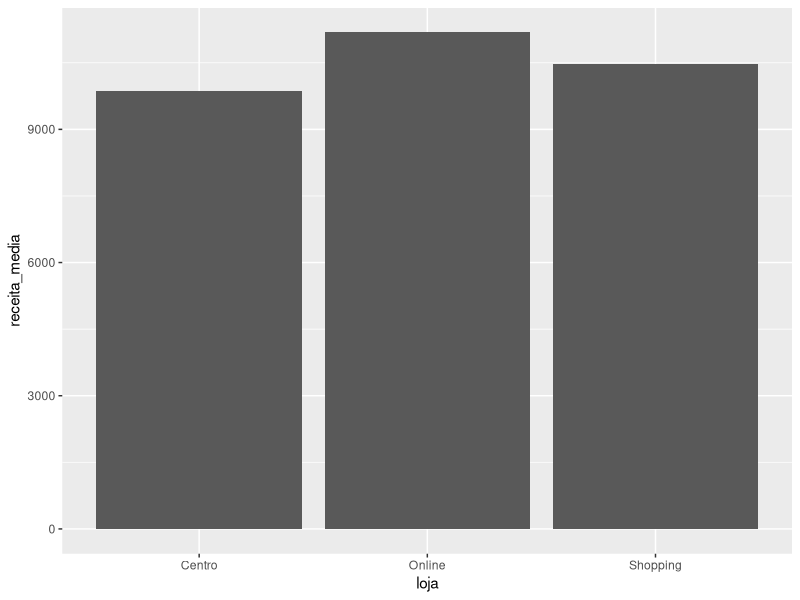
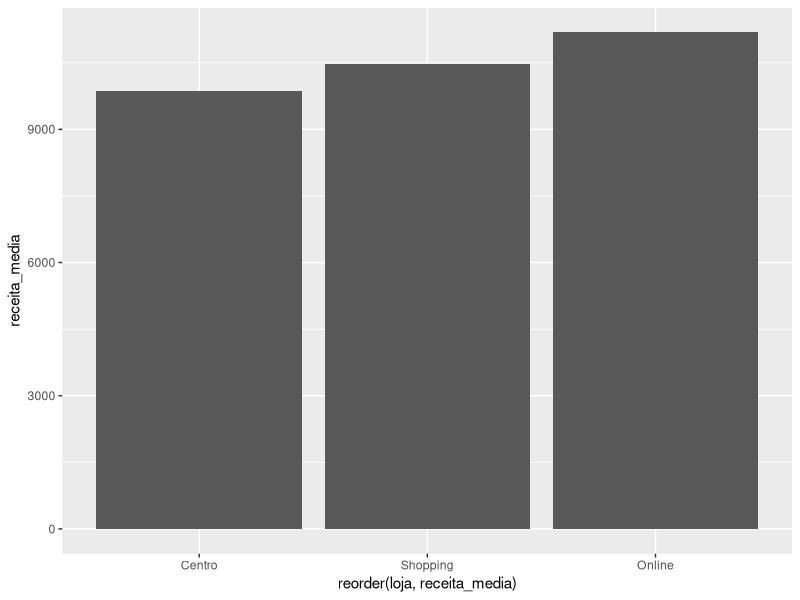
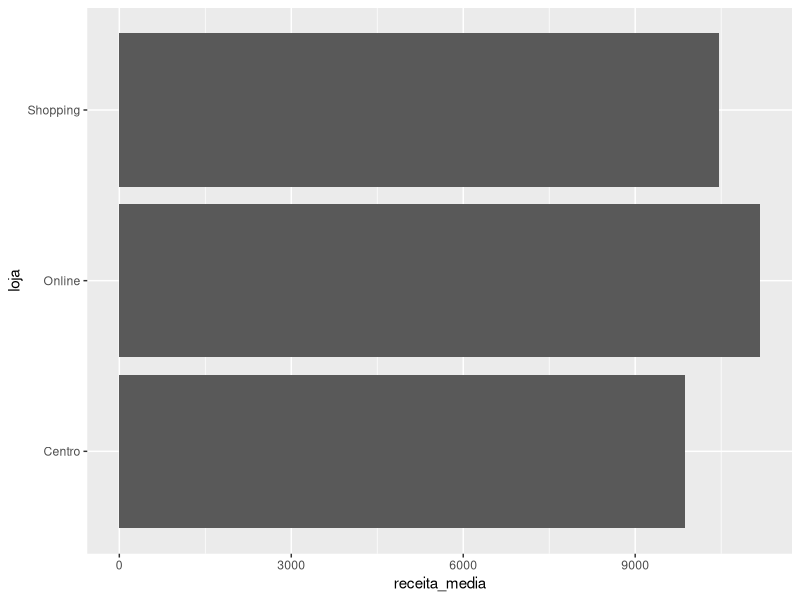
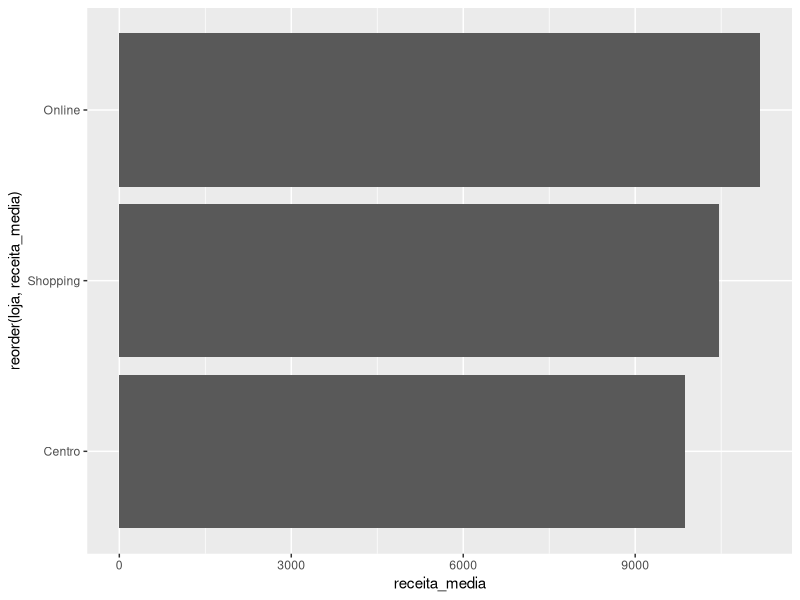
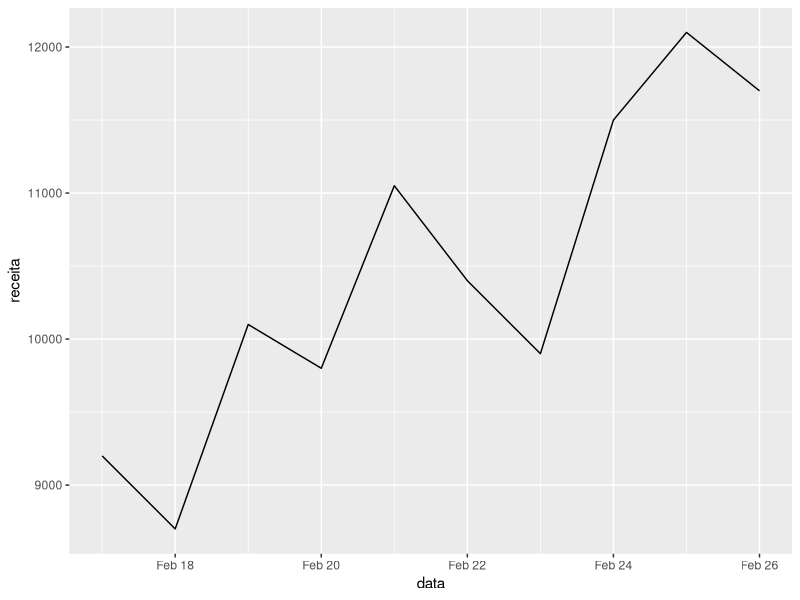
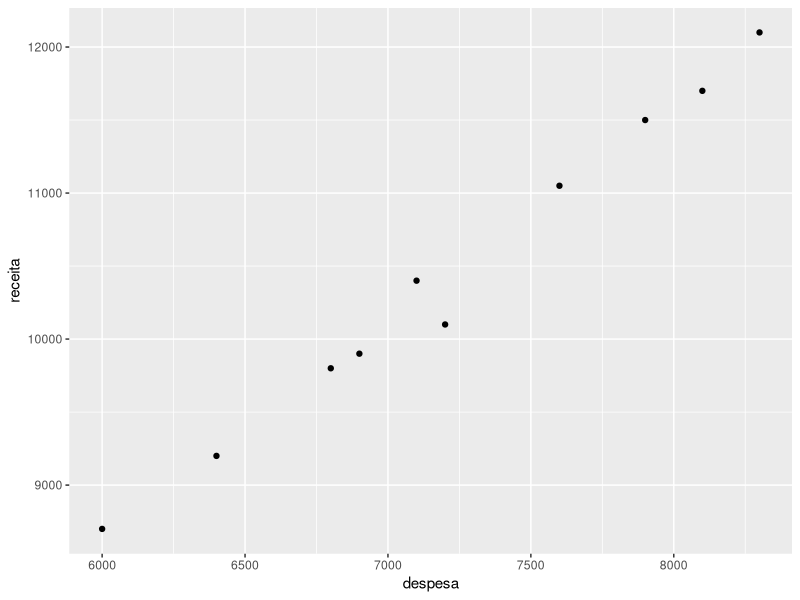
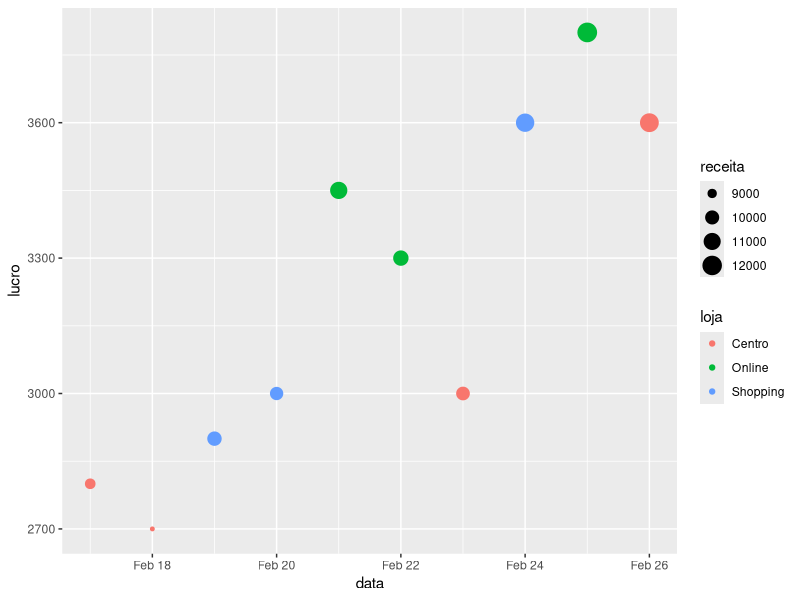
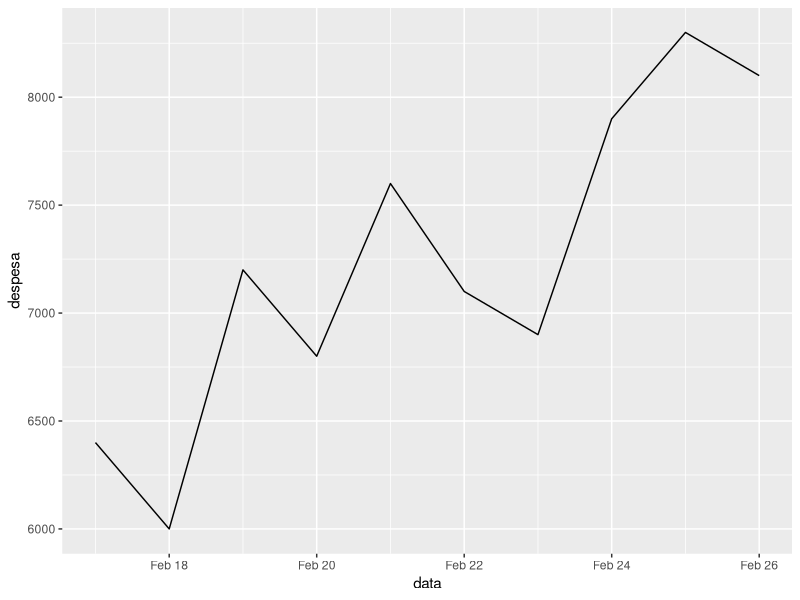

Reproduce these figures in R, in order.
# ============================================================
# DOCUMENTACAO DO SCRIPT
# ============================================================
# Arquivo: 01_introducao.R
# Autor(a): <Lívia Couto Arantes>
# Data: <24/03/2026>
# Objetivo: entender os fundamentos da linguagem R


# ATALHO PARA CRIAR SEÇÕS DE CÓDIGO: CTRL + SHIFT + R


# Configuracoes globais ---------------------------------------------------


# Ajusta localidade para portugues (datas, mensagens e formatos)
Sys.setlocale("LC_ALL", "pt_BR.UTF-8")


# R como uma grande calculadora -------------------------------------------


# Carrega o pacote se ele tiver sido instalado
library(tidyverse)


# Operacoes aritmeticas basicas

## adicao
15 + 7

## subtracao
20 - 6

## multiplicacao
8 * 9

## divisao
84 / 7

## potenciacao
2^5

# Predencia de operacoes matemáticas
# parenteses primeiro, depois potenciacao, multiplicacao e divisao,
# e por ultimo adicao e subtracao

# parentese primeiro
(15 + 7) * 2
84 / (7 + 5)

# ---------------------------------
# Funcoes matematicas importantes
# ---------------------------------

# logaritmo natural
log(100)

# logaritmo base 10
log10(100)

# funcao exponencial (e elevado a x)
exp(1)

# valor absoluto
abs(-45)

# raiz quadrada
sqrt(225)

# arredondamento para 2 casas decimais
round(3.14159, digits = 2)


# Tipos Atômicos e classes ------------------------------------------------


# Os tipos de dados definem como os dados
# são armazenados na memória.

# tipo double e classe numeric
a <- 3.14
a
# função que retorna o tipo do objeto
typeof(a)
# função que retorna a classe do objeto
class(a)

# character
b <- "João"
b

# logical
c <- TRUE
c

d <- FALSE
d

# NaN (Not a Number) representa um valor indefinido
e <- 0 / 0
e

# Inf (Infinity) representa um valor infinito
f <- 1 / 0
f

# coerção de logical para numeric
# TRUE = 1 e FALSE = 0
f <- as.numeric(c)
f


# Vetores numericos e vetorizacao -----------------------------------------


# Atalho de teclado para inserir <- :
# Alt + - (Windows/Linux)

# Cria dois vetores numericos com dados de receita e custo diarios

receita_diaria <- c(9200, 8700, 10100, 9800, 11050)
# exibe o vetor criado usando a funcao print()
print(receita_diaria)
# classe do vetor criado
class(receita_diaria)

custo_diario <- c(6400, 6000, 7200, 6800, 7600)
# exibe o vetor criado sem usar a funcao print()
custo_diario
# classe do vetor criado
class(custo_diario)


# Vetorizacao: operacoes elemento a elemento
lucro_diario <- receita_diaria - custo_diario
margem_diaria <- lucro_diario / receita_diaria

# ---------------------------------------
# Funcoes úteis para vetores numericos
# ---------------------------------------

# logaritmo da receita diária
log(receita_diaria)

# receita total da semana
sum(receita_diaria)

# receita media da semana
mean(receita_diaria)

# tamanho do vetor de receita
# Nesse caso é o número de dias registrados
length(receita_diaria)

# receita minima da semana
min(receita_diaria)

# receita maxima da semana
max(receita_diaria)

# vendo a ajuda de uma funcao
?mean
?length


# Vetores -----------------------------------------------------------------


# vetor de caracteres (strings) com nome da empresa
nome_empresa <- c("Loja A", "Loja B", "Loja C")
# exibe o vetor criado
nome_empresa
# classe do vetor criado
class(nome_empresa)

# vetor logico (booleano) indicando se a meta de vendas foi batida
meta_batida <- c(TRUE, FALSE, TRUE)
# exibe o vetor criado
meta_batida
# classe do vetor criado
class(meta_batida)


# Criando uma tibble com dados ficticios de vendas ------------------------


# Neste bloco vamos criar um pequeno conjunto de dados
# semelhante a um banco de dados simples de vendas.

# A ideia é trabalhar com:
# - data da venda
# - receita obtida
# - despesa do dia
# - loja responsável pela venda


# ------------------------------------------------------------
# Cria uma tibble com dados ficticios
# ------------------------------------------------------------

vendas_diarias <- tibble(
  data = seq(as.Date("2026-02-17"), by = "day", length.out = 10),
  receita = c(9200, 8700, 10100, 9800, 11050, 10400, 9900, 11500, 12100, 11700),
  despesa = c(6400, 6000, 7200, 6800, 7600, 7100, 6900, 7900, 8300, 8100),
  loja = c(
    "Centro", "Centro", "Shopping", "Shopping", "Online",
    "Online", "Centro", "Shopping", "Online", "Centro"
  )
) |>
  mutate(
    lucro = receita - despesa,
    margem = lucro / receita
  )

# Visualiza as primeiras linhas da tabela
head(vendas_diarias)

# Mostra a estrutura do objeto
glimpse(vendas_diarias)

# Resumo estatístico das colunas numéricas
summary(vendas_diarias)

# Classe do objeto
class(vendas_diarias)

# PERGUNTAR PARA A TURMA TURMA
# “Se vocês fossem gerentes/adm. dessa empresa, que tipo de perguntas
# fariam sobre esses dados?”
# MINHA RESPOSTA
# É exatamente isso que vamos aprender a responder com o dplyr.”


# ------------------------------------------------------------
# Primeiros exemplos simples com dplyr
# ------------------------------------------------------------

# Exemplo 1
# Pergunta de negócio:
# Quero ver apenas algumas colunas da tabela

vendas_diarias |>
  select(data, loja, receita)


# Exemplo 2
# Pergunta de negócio:
# Em quais dias o lucro foi maior que 3000?

vendas_diarias |>
  filter(lucro > 3000)


# Exemplo 3
# Pergunta de negócio:
# Quais registros pertencem à loja Centro?

vendas_diarias |>
  filter(loja == "Centro")


# Exemplo 4
# Pergunta de negócio:
# Quais foram os dias com maior receita?

vendas_diarias |>
  arrange(desc(receita))


# Exemplo 5
# Pergunta de negócio:
# Qual foi a receita média por loja?

receita_por_loja <- vendas_diarias |>
  group_by(loja) |>
  summarise(
    receita_media = mean(receita),
    lucro_medio = mean(lucro)
  )
# exibe o resultado
receita_por_loja


# Exemplo 6
# Pergunta de negócio:
# Quantos dias de vendas temos para cada loja?

vendas_diarias |>
  group_by(loja) |>
  summarise(
    n_dias = n()
  )


# Exemplo 7
# Pergunta de negócio:
# Em quais dias a receita ficou entre 10000 e 11500?

vendas_diarias |>
  filter(between(receita, 10000, 11500))


# Manipulação de dados com dplyr e uso do pipe ----------------------------


# O operador pipe |> permite encadear operações
# de forma mais legível.

# Em vez de escrever:

# resultado <- funcao3(funcao2(funcao1(dados)))

# podemos escrever:

# dados |>
#   funcao1() |>
#   funcao2() |>
#   funcao3()



# ------------------------------------------------------------
# Exemplo 1 - selecionar e ordenar dados
# ------------------------------------------------------------

# Pergunta de negócio:
# Quero ver as receitas ordenadas da maior para a menor

vendas_diarias |>
  select(data, loja, receita) |>
  arrange(desc(receita))


# ------------------------------------------------------------
# Exemplo 2 - filtrar e selecionar
# ------------------------------------------------------------

# Pergunta:
# Quais foram os dias em que o lucro foi maior que 3000?

vendas_diarias |>
  filter(lucro > 3000) |>
  select(data, loja, receita, lucro)


# ------------------------------------------------------------
# Exemplo 3 - resumo estatístico
# ------------------------------------------------------------

# Receita média geral

vendas_diarias |>
  summarise(
    receita_media = mean(receita),
    lucro_medio = mean(lucro)
  )


# ------------------------------------------------------------
# Exemplo 4 - análise por loja
# ------------------------------------------------------------

# Receita média e lucro médio por loja

vendas_diarias |>
  group_by(loja) |>
  summarise(
    receita_media = mean(receita),
    lucro_medio = mean(lucro),
    n_dias = n()
  )


# ------------------------------------------------------------
# Exemplo 5 - ordenar resultados agregados
# ------------------------------------------------------------

# Qual loja teve maior receita média?

vendas_diarias |>
  group_by(loja) |>
  summarise(
    receita_media = mean(receita)
  ) |>
  arrange(desc(receita_media))


# Visualizacao de dados com ggplot2 ---------------------------------------


# Grafico 1 de barras da receita media por loja
ggplot(receita_por_loja, aes(x = loja, y = receita_media)) +
  geom_col()

# Grafico 2 de barras da receita media por loja em ordem crescente
# reorder() é uma função que reordena os níveis de um fator com base em
# outra variável
ggplot(receita_por_loja, aes(x = reorder(loja, receita_media), y = receita_media)) +
  geom_col()

# Grafico 3 de barras da receita media por loja
# coord_flip() é uma função que inverte os eixos x e y
ggplot(receita_por_loja, aes(x = loja, y = receita_media)) +
  geom_col() +
  coord_flip()

# Grafico 4 de barras da receita media por loja em ordem decrescente
ggplot(receita_por_loja, aes(x = reorder(loja, receita_media), y = receita_media)) +
  geom_col() +
  coord_flip()

# Grafico de linha da receita diaria
ggplot(vendas_diarias, aes(x = data, y = receita)) +
  geom_line()

# Grafico de dispersao entre despesa e receita
ggplot(vendas_diarias, aes(x = despesa, y = receita)) +
  geom_point()

# Grafico de pontos com tamanho e cor variando por lucro e loja
ggplot(vendas_diarias, aes(x = data, y = lucro, size = receita, color = loja)) +
  geom_point()



# Resolução dos exercícios da lista 1 -------------------------------------



# Solução do Ex. 1

## cria o vetor de custos
custos_semanais <- c(5400, 6100, 5900, NA, 6300, 6000)

## cálculo do custo total usando a função sum() e removendo NA
custo_total <- sum(custos_semanais, na.rm = TRUE)
custo_total


# Solução do Ex. 2

## cálculo do custo médio usando a função mean() e removendo NA
custo_medio <- mean(custos_semanais, na.rm = TRUE)
custo_medio


# Solução do Ex. 3

## cálculo do custo mínimo usando a função min()
custo_minimo <- min(custos_semanais, na.rm = TRUE)
custo_minimo

## cálculo do custo máximo usando a função max()
custo_maximo <- max(custos_semanais, na.rm = TRUE)
custo_maximo


# Solução do Ex. 4

# seleciona apenas a coluna com o nome da loja
vendas_diarias |>
  select(loja)


# Solução do Ex. 5

# filtra somente os dias em que a margem foi maior que 0.30
vendas_diarias |>
  filter(margem > 0.30)


# Solução do Ex. 6

# mantém apenas as linhas em que as duas condições
# são verdadeiras ao mesmo tempo
vendas_diarias |>
  filter(loja == "Online" & lucro > 3000)


# Solução do Ex. 7

# ordena os registros da maior para a menor despesa
vendas_diarias |>
  arrange(desc(despesa))


# Solução do Ex. 8

# resume a tabela em um único valor: a média da despesa
vendas_diarias |>
  summarise(
    despesa_media = mean(despesa)
  )


# Solução do Ex. 9

# agrupa os dados por loja para calcular uma média
# separada para cada uma
vendas_diarias |>
  group_by(loja) |>
  summarise(
    margem_media = mean(margem)
  )


# Solução do Ex. 10

# define os dados e data no eixo x e despesa no eixo y
ggplot(vendas_diarias, aes(x = data, y = despesa)) +
  # desenha uma linha para mostrar a evolução da despesa
  geom_line()



# Solução do Ex. 11

# define receita no eixo x e lucro no eixo y
ggplot(vendas_diarias, aes(x = receita, y = lucro)) +
  # desenha um ponto para cada observação
  geom_point()


# Solução do Ex. 12

# define data no eixo x e margem no eixo y
ggplot(vendas_diarias, aes(x = data, y = margem)) +
  # mostra o valor observado em cada dia
  geom_point() +
  # liga os pontos para destacar a evolução ao longo do tempo
  geom_line()


# Solução do Ex. 13


# 1. Calculamos o lucro médio por loja
lucro_por_loja <- vendas_diarias |>
  group_by(loja) |>
  summarise(
    lucro_medio = mean(lucro)
  )

# exibe o resultado
lucro_por_loja

# 2. Fazemos o gráfico de barras do lucro médio por loja
ggplot(lucro_por_loja, aes(x = loja, y = lucro_medio)) +
  geom_col()



# ------------------------- FIM -------------------------------------------#
